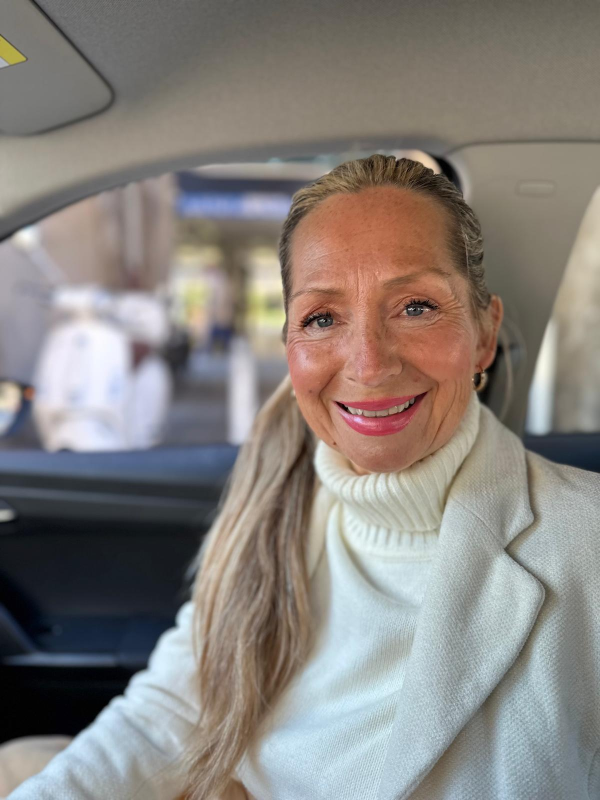
#> input picture schatzy_hero.jpg, 1200 x 1600 px (shown at 1/2 size)
$ python create_natural_driver.py ../schatzy_hero.jpg ../comfyUi_workflow.png
#> lines starting #> are read from the running program, lines starting #| are printed output that depends on the picture
#!/usr/bin/env python3
"""Create a natural driving video with simple, realistic movements."""
import cv2
import numpy as np
import sys

def create_natural_driver(base_face_path, output_path, duration_sec=10, fps=25):
    """
    Create a natural driving video with:
    - Light mouth open/close
    - Subtle smile
    - Natural blinks
    - Gentle head movements
    """
#> called with base_face_path = '../schatzy_hero.jpg', output_path = '../comfyUi_workflow.png', duration_sec = 10, fps = 25
    img = cv2.imread(base_face_path)
#> img is the input picture: shape (1600, 1200, 3); mean B, G, R 125.6, 130.2, 135.9
    if img is None:
        print(f"Error: Cannot load {base_face_path}")
        return

    # Resize to 512x512
    img = cv2.resize(img, (512, 512))
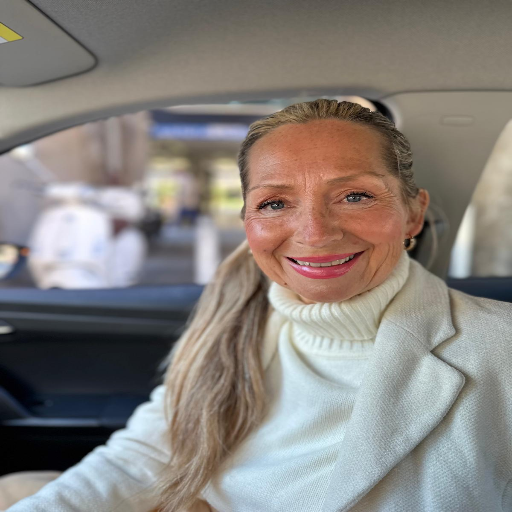
#> img: shape (512, 512, 3); mean B, G, R 125.5, 130.1, 135.9
    h, w = img.shape[:2]
#> h = 512; w = 512

    num_frames = duration_sec * fps
    fourcc = cv2.VideoWriter_fourcc(*'mp4v')
    out = cv2.VideoWriter(output_path, fourcc, fps, (w, h))

    print(f"Creating {num_frames} frames @ {fps} FPS...")

    # Define ROIs (approximations)
    mouth_y = int(h * 0.68)
#> mouth_y = 348
    mouth_h = int(h * 0.12)
#> mouth_h = 61
    eye_y = int(h * 0.40)
#> eye_y = 204
    eye_h = int(h * 0.08)
#> eye_h = 40

    for frame_idx in range(num_frames):
        t = frame_idx / fps

        # Copy base image
        frame = img.copy()

        # 1. GENTLE HEAD MOVEMENTS (very subtle)
        yaw = 1.5 * np.sin(2 * np.pi * t / 7.0)  # ±1.5° over 7s
        pitch = 0.8 * np.sin(2 * np.pi * t / 5.0)  # ±0.8° over 5s
        roll = 0.4 * np.sin(2 * np.pi * t / 9.0)  # ±0.4° over 9s

        center = (w // 2, h // 2)
        M = cv2.getRotationMatrix2D(center, roll, 1.0)
        M[0, 2] += yaw * 3  # pixels
        M[1, 2] += pitch * 3

        frame = cv2.warpAffine(frame, M, (w, h),
                               flags=cv2.INTER_CUBIC,
                               borderMode=cv2.BORDER_REPLICATE)

        # 2. MOUTH MOVEMENT (open/close + smile)
        # Mouth opens slightly every 4 seconds
        mouth_cycle = t % 4.0
        if 0.5 < mouth_cycle < 2.5:  # Open phase
            mouth_open = 0.3 * np.sin(np.pi * (mouth_cycle - 0.5) / 2.0)
            # Darken mouth area slightly (simulate opening)
            mouth_region = frame[mouth_y:mouth_y+mouth_h, :]
            frame[mouth_y:mouth_y+mouth_h, :] = (mouth_region * (1 - mouth_open * 0.2)).astype(np.uint8)

        # Subtle smile (lip corners up)
        smile_phase = t % 6.0
        if 1.0 < smile_phase < 3.0:  # Smile for 2s every 6s
            smile_amt = 0.5 * np.sin(np.pi * (smile_phase - 1.0) / 2.0)
            # Slight brightening at mouth corners (crude but works)
            corners = [
                (int(w * 0.35), mouth_y + mouth_h // 2),
                (int(w * 0.65), mouth_y + mouth_h // 2)
            ]
            for cx, cy in corners:
                cv2.circle(frame, (cx, cy), 8,
                          tuple((int(c * (1 + smile_amt * 0.1)) for c in [255, 255, 255])),
                          -1, cv2.LINE_AA)

        # 3. NATURAL BLINKS (every 3-5 seconds)
        blink_times = [1.5, 4.8, 8.2]  # Natural intervals
        for t_blink in blink_times:
            if abs(t - t_blink) < 0.15:  # 300ms blink
                blink_progress = (t - (t_blink - 0.075)) / 0.15
                if blink_progress < 0.5:
                    # Closing
                    blink_amt = blink_progress * 2
                else:
                    # Opening
                    blink_amt = (1 - blink_progress) * 2

                # Darken eye region
                eye_region = frame[eye_y:eye_y+eye_h, :]
                frame[eye_y:eye_y+eye_h, :] = (eye_region * (1 - blink_amt * 0.6)).astype(np.uint8)

        out.write(frame)

        if (frame_idx + 1) % 25 == 0:
            print(f"  {frame_idx + 1}/{num_frames}")
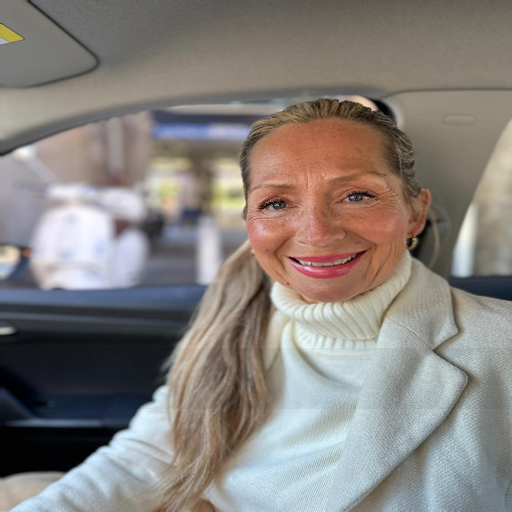
#> frame: shape (512, 512, 3); mean B, G, R 124.6, 129.2, 135

    out.release()
    print(f"✅ Saved to {output_path}")

if __name__ == "__main__":
    if len(sys.argv) < 3:
        print("Usage: python create_natural_driver.py <face_image> <output.mp4>")
        sys.exit(1)

    create_natural_driver(sys.argv[1], sys.argv[2])
